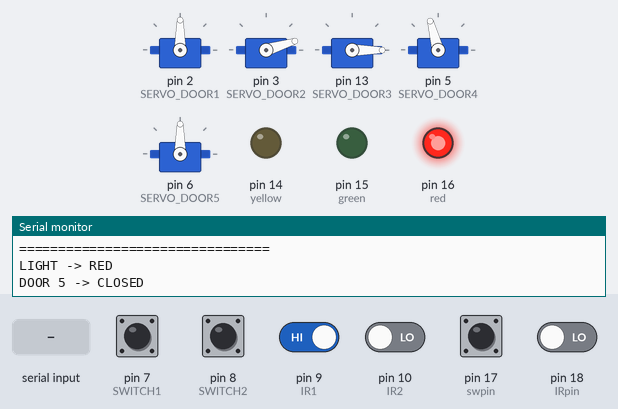
The sketch below on a simulated Arduino Uno, built with avr-gcc and run on an emulated ATmega328P. Shown: 5 × servo, output pins drawn as LEDs (lit = HIGH), the last lines printed to the serial monitor. Inputs (shaded band) come from the test bench; at power-on: pin 7 (SWITCH1), pin 8 (SWITCH2), pin 9 (IR1), pin 17 (swpin) HIGH, pin 10 (IR2), pin 18 (IRpin) LOW.

Above: at 3.3 s.
3.4 s: pin 7 (SWITCH1) pulled LOW for 0.15 s
At 4.3 s:
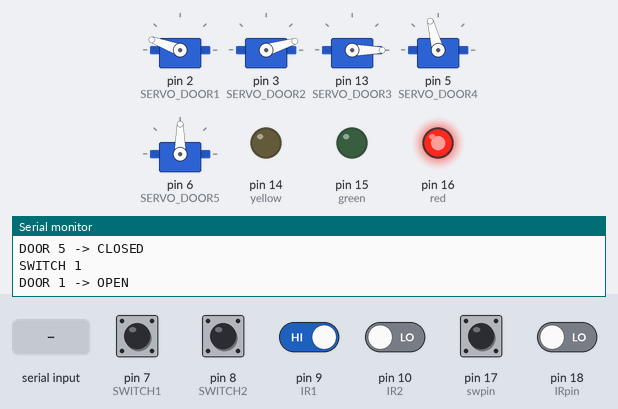
6.5 s: pin 8 (SWITCH2) pulled LOW for 0.15 s
At 7.0 s:
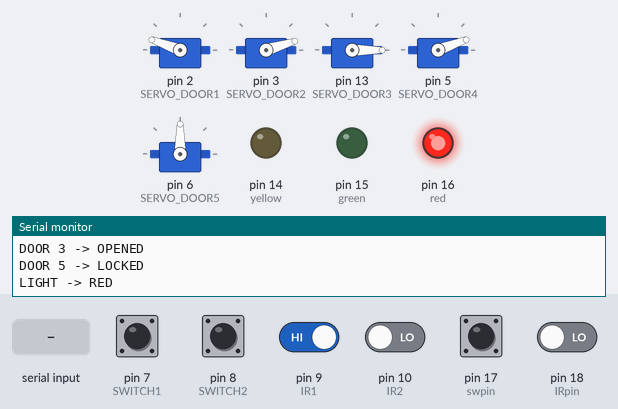
8.1 s: "R" received over Serial
At 9.1 s:
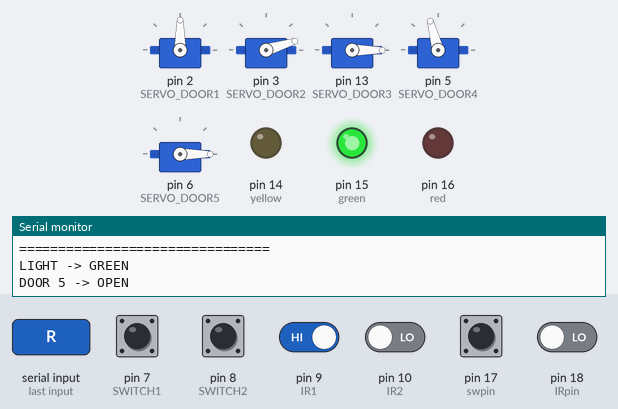
11.1 s: pin 7 (SWITCH1) pulled LOW for 1 s
At 12.1 s:
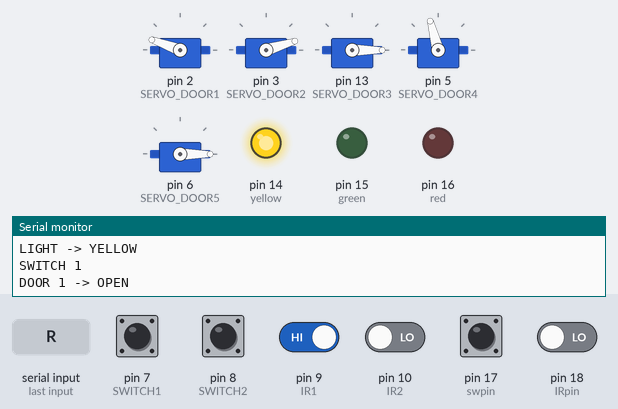
14.7 s: pin 18 (IRpin) driven HIGH
17.2 s: pin 8 (SWITCH2) pulled LOW for 1 s
At 18.6 s:
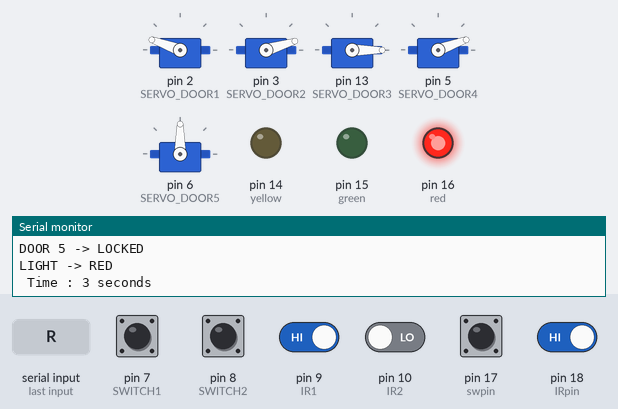
Timing chart, 0 to 20.2 s (numbered marks = the images above; inputs shaded):
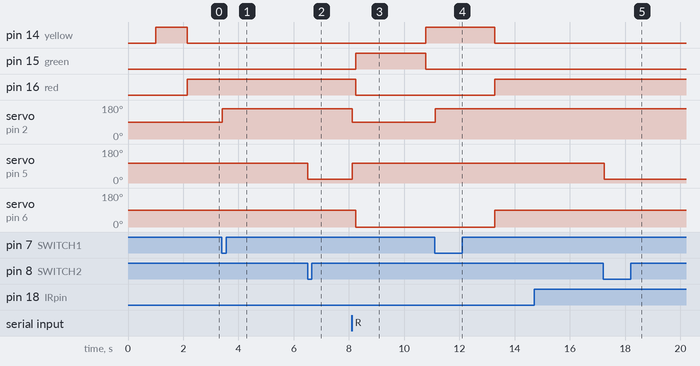

The sketch:

MainCodeV4.ino
```cpp
#include <Servo.h>

// servo PIN
const int SERVO_DOOR1 = 2;
const int SERVO_DOOR2 = 3;
const int SERVO_DOOR3 = 13;
const int SERVO_DOOR4 = 5;
const int SERVO_DOOR5 = 6;

// Led Traffic
const int yellow = 14;
const int green = 15;
const int red = 16;
unsigned long light = 0;
unsigned long mil;
unsigned long nowmillis;

// SWITCH
const int SWITCH1 = 7;
const int SWITCH2 = 8;

// IR 1, 2
const int IR1 = 9;
const int IR2 = 10;

// SERVO
Servo door1;
Servo door2;
Servo door3;
Servo door4;
Servo door5;


// ANGLE
const int CLOSED = 0;
const int OPEN = 90;

const int servo1close = 90;
const int servo1open = 160;

const int servo2close = 17;
const int servo2open = 100;

const int servo3close = 0;
const int servo3open = 90;

const int servo4close = 105;
const int servo4open = 20;

const int servo5close = 90;
const int servo5open = 0;


// Switch
bool lastSwitch1 = HIGH;
bool lastSwitch2 = HIGH;

// ประตู 1,2,3,4,5
bool door1Opened = false;
bool door2Locked = false;
bool door3Locked = false;
bool door4Opened = false;
bool door5Opened = false;
bool door5Locked = false;

// Laser
bool laser1Detected = false;
bool laser2Detected = false;

// TIMER ประตู 5
unsigned long door5Timer = 0;

const unsigned long DOOR5_INTERVAL = 5000;

const int swpin = 17;
const int IRpin = 18;

bool startround = false;
int lastIR = 0;
bool endround = false;

unsigned long runtimer = 0;
unsigned long interval = 1000;
unsigned long totalTime = 0;

void setup() {
  Serial.begin(9600);
  delay(1000);
  timerPinSetup();

  pinMode(yellow, OUTPUT);
  pinMode(red, OUTPUT);
  pinMode(green, OUTPUT);
  digitalWrite(yellow, HIGH);

  pinMode(SWITCH1, INPUT_PULLUP);
  pinMode(SWITCH2, INPUT_PULLUP);

  pinMode(IR1, INPUT);
  pinMode(IR2, INPUT);

  door1.attach(SERVO_DOOR1);
  door2.attach(SERVO_DOOR2);
  door3.attach(SERVO_DOOR3);
  door4.attach(SERVO_DOOR4);
  door5.attach(SERVO_DOOR5);

  // RESET → ปิดประตูทั้งหมด
  door1.write(servo1close);
  door2.write(servo2close);
  door3.write(servo3close);
  door4.write(servo4close);
  door5.write(servo5close);


  // Reset state
  door1Opened = false;
  door2Locked = false;
  door3Locked = false;
  door4Opened = false;
  door5Opened = false;
  door5Locked = false;
  laser1Detected = false;
  laser2Detected = false;

  // เริ่ม Timer ประตู 5
  door5Timer = millis();

  // MESSAGE
  Serial.println();
  Serial.println("       ROBOT FIELD START");
  Serial.println("================================");
  Serial.println("Door 1 : CLOSED");
  Serial.println("Door 2 : CLOSED");
  Serial.println("Door 3 : CLOSED");
  Serial.println("Door 4 : CLOSED");
  Serial.println("Door 5 : CLOSED");
  Serial.println("LIGHT -> YELLOW");
  Serial.println("System Ready");
  Serial.println("================================");

  // ให้ Servo กลับตำแหน่งปิด
  delay(1000);
}


//LOOP
void loop() {
  if (Serial.available() > 0) {
    char cmd = Serial.read();
    if (cmd == 'R' || cmd == 'r') {
      resetField();
    }
  }

  timerCount(runtimer, interval, totalTime, startround, endround);
  checkIRstart(IRpin, lastIR, runtimer, startround);
  checkSWEND(swpin, totalTime, startround, endround);

  // Led Traffic

  if(door5Locked == true){
    //door5.write(CLOSED);
    digitalWrite(yellow, LOW);
    digitalWrite(green, LOW);
    digitalWrite(red, HIGH);
  } else if(door2Locked == true){
    door5.write(servo5open);
    digitalWrite(yellow, LOW);
    digitalWrite(green, HIGH);
    digitalWrite(red, LOW);
  } else {
    nowmillis = millis();
    if(nowmillis - light >= mil){
      light = nowmillis;
      if(digitalRead(red) == HIGH){ //if it's now red check
        mil = 2500;
        door5.write(servo5open);
        digitalWrite(red, LOW);
        digitalWrite(yellow, LOW);
        digitalWrite(green, HIGH);
        Serial.println("LIGHT -> GREEN");
        Serial.println("DOOR 5 -> OPEN");
      }else if(digitalRead(green) == HIGH){ //if it's now green check
        mil = 2500;
        digitalWrite(red, LOW);
        digitalWrite(yellow, HIGH);
        digitalWrite(green, LOW);
        Serial.println("LIGHT -> YELLOW");
      }
      else if(digitalRead(yellow) == HIGH){ //if it's now yellow check
        mil = 5000;
        door5.write(servo5close);
        digitalWrite(red, HIGH);
        digitalWrite(yellow, LOW);
        digitalWrite(green, LOW);
        Serial.println("LIGHT -> RED");
        Serial.println("DOOR 5 -> CLOSED");
      }
    }
  }


  // SWITCH 1 → เปิดประตู 1
  int switch1State = digitalRead(SWITCH1);
  if (lastSwitch1 == HIGH &&
      switch1State == LOW &&
      !door1Opened) {
    Serial.println("SWITCH 1");
    Serial.println("DOOR 1 -> OPEN");
    door1.write(servo1open);
    door1Opened = true;
    delay(300);
  }
  lastSwitch1 = switch1State;
  // ถ้าเปิดแล้ว → เปิดค้าง
  if (door1Opened) {
    door1.write(servo1open);
  }

  checkIRservo(IR1, door2, servo2open, door2Locked);

  // SWITCH 2 → DOOR 4
  int switch2State = digitalRead(SWITCH2);
  if (lastSwitch2 == HIGH &&
      switch2State == LOW &&
      !door4Opened) {
    Serial.println("SWITCH 2");
    Serial.println("DOOR 4 -> OPEN");
    door4.write(servo4open);
    // เปิดค้าง
    door4Opened = true;
    delay(300);
  }
  lastSwitch2 = switch2State;
  // ถ้าเปิดแล้ว → เปิดค้าง
  if (door4Opened) {
    door4.write(servo4open);
    checkIRservo3(IR2, door3, servo3open, door3Locked);
    checkIRservo2(IR2, door5, servo5close, door5Locked);
  }
  delay(50);

}

void timerPinSetup(){
  pinMode(swpin, INPUT_PULLUP);
  pinMode(IRpin, INPUT);
}


void timerCount(unsigned long &timer, unsigned long interval, unsigned long &totalTime, bool startround, bool endround){
  if(millis() - timer >= interval && startround && !endround){
    timer = millis();
    totalTime += interval/1000;
    unsigned long mins, secs;
    convertTime(totalTime, mins, secs);
    Serial.print(" Time : ");
    printTime(mins, secs);
    Serial.println();
  }
}

unsigned long convertTime(unsigned long totalTime, unsigned long &mins, unsigned long &secs){
  mins = (totalTime) / 60;
  secs = (totalTime) % 60;
  if(mins < 1){
    mins = 0;
    secs = totalTime;
  }
}

void printTime(unsigned long mins, unsigned long secs){
  if(mins >= 1){
    Serial.print(mins);
    Serial.print(":");
    if(secs < 10){
      Serial.print("0");
    }
    Serial.print(secs);
    Serial.print(" minutes");
  } else {
    Serial.print(secs);
    Serial.print(" seconds");
  }
}

void checkIRstart(const int IRpin, int &lastIR, unsigned long &timer, bool &startround){
  int nowIR = digitalRead(IRpin);
  if(nowIR == 1){
    if(lastIR == 0 && !startround){
      digitalWrite(red, LOW);
      digitalWrite(green, LOW);
      digitalWrite(yellow, HIGH);
      mil = 0;
      nowmillis = millis();
      timer = millis();
      Serial.print("Time start now. (");
      Serial.print(timer);
      Serial.println(")");
      startround = true;
    }
  } else {
    lastIR = nowIR;
  }
}

void checkIRservo(const int IRpin, Servo door, const int angle, bool &doorlocked){
  int nowIR = digitalRead(IRpin);
  if(!doorlocked){
    if(nowIR == LOW){
      doorlocked = true;
      door.write(angle);
      Serial.println("DOOR 2 -> OPEN");
    }
  }
}

void checkIRservo2(const int IRpin, Servo door, const int angle, bool &doorlocked){
  int nowIR = digitalRead(IRpin);
  if(!doorlocked){
    if(nowIR == LOW){
      doorlocked = true;
      door.write(angle);
      Serial.println("DOOR 5 -> LOCKED");
      Serial.println("LIGHT -> RED");
    }
  }
}

void checkIRservo3(const int IRpin, Servo door, const int angle, bool &doorlocked){
  int nowIR = digitalRead(IRpin);
  if(!doorlocked){
    if(nowIR == LOW){
      doorlocked = true;
      door.write(angle);
      Serial.println("DOOR 3 -> OPENED");
    }
  }
}


void checkAutoservo2(const int IRpin, Servo door, unsigned long interval, const int openangle, const int closeangle, bool &doorclosed, bool &doorlocked, unsigned long &timer){
  int nowIR = digitalRead(IRpin);
  if(!doorlocked)
  {
    if(nowIR == LOW){
      Serial.println("Auto door locked");
      doorlocked = true;
      door.write(openangle);
    }
    if(millis() - timer >= interval){
      timer = millis();
      doorclosed = !doorclosed;
      if(doorclosed){
        Serial.println("Close");
        door.write(closeangle);
      } else {
        door.write(openangle);
        Serial.println("Open");
      }
    }
  }
}


void checkSWEND(const int swPin, unsigned long totaltime, bool &startround, bool &endround){
  if(startround && digitalRead(swPin) == 0 && !endround){
    endround = true;
        Serial.print("Time end. using ");
        unsigned long mins, secs;
        convertTime(totalTime, mins, secs);
        printTime(mins, secs);
        Serial.print(" (");
        Serial.print(millis());
        Serial.println(")");
  }
}

void resetField() {
  // RESET → ปิดประตูทั้งหมด
  door1.write(servo1close);
  door2.write(servo2close);
  door3.write(servo3close);
  door4.write(servo4close);
  door5.write(servo5close);

  // Reset state
  lastSwitch1 = HIGH;
  lastSwitch2 = HIGH;
  door1Opened = false;
  door2Locked = false;
  door3Locked = false;
  door4Opened = false;
  door5Opened = false;
  door5Locked = false;
  laser1Detected = false;
  laser2Detected = false;

  // รีเซ็ตรอบจับเวลา
  startround = false;
  endround = false;
  totalTime = 0;
  runtimer = 0;
  lastIR = 0;

  // รีเซ็ตไฟจราจรกลับเป็นค่าเริ่มต้น (เหลือง)
  /*
  digitalWrite(yellow, HIGH);
  digitalWrite(green, LOW);
  digitalWrite(red, LOW);
  light = millis();
  mil = 5000;
  */

  // เริ่ม Timer ประตู 5 ใหม่
  door5Timer = millis();

  Serial.println("SYSTEM_RESET_COMPLETE");
  Serial.println("Door 1 : CLOSED");
  Serial.println("Door 2 : CLOSED");
  Serial.println("Door 3 : CLOSED");
  Serial.println("Door 4 : CLOSED");
  Serial.println("Door 5 : CLOSED");
  Serial.println("LIGHT -> YELLOW");
  Serial.println("System Ready");
  Serial.println("================================");
}
```

Measured:
- after the input at 3.4 s, servo on pin 2 (SERVO_DOOR1): 90° → 160° at once
- after the input at 6.5 s, pin 15 (green): stays LOW (without the input it goes to HIGH after 0.67 s); pin 16 (red): stays HIGH (without the input it goes to LOW after 0.67 s); servo on pin 5 (SERVO_DOOR4): 105° → 20° at once; servo on pin 6 (SERVO_DOOR5): stays 90° (without the input it goes to 0° after 0.67 s)
- after the input at 8.1 s, pin 14 (yellow): LOW → HIGH after 2.7 s; pin 15 (green): LOW → HIGH after 0.14 s, → LOW 2.5 s later; pin 16 (red): HIGH → LOW after 0.14 s; servo on pin 2 (SERVO_DOOR1): 160° → 90° at once; servo on pin 5 (SERVO_DOOR4): 20° → 105° at once
- after the input at 11.1 s, servo on pin 2 (SERVO_DOOR1): 90° → 160° at once
- after the input at 17.2 s, pin 15 (green): stays LOW (without the input it goes to HIGH after 2.6 s); pin 16 (red): stays HIGH (without the input it goes to LOW after 2.6 s); servo on pin 5 (SERVO_DOOR4): 105° → 20° after 0.05 s; servo on pin 6 (SERVO_DOOR5): stays 90° (without the input it goes to 0° after 2.6 s)
